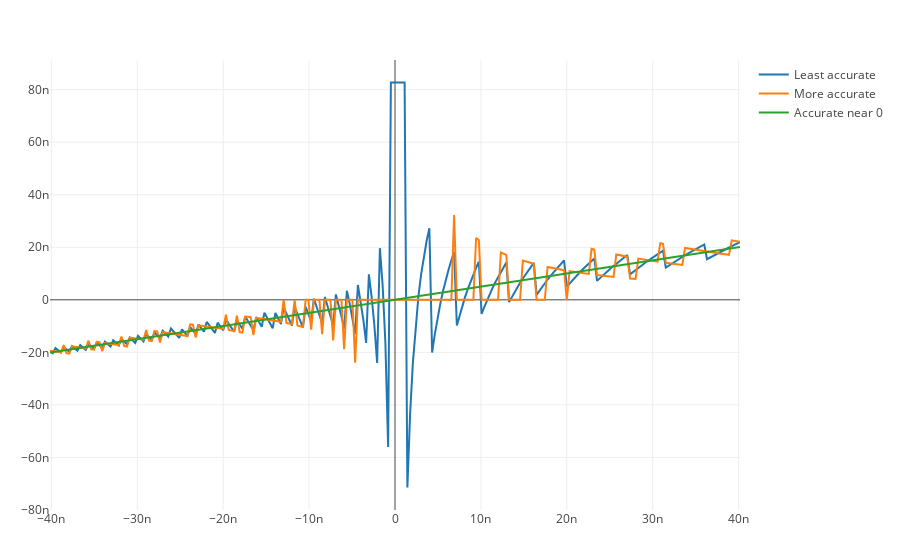

Notebook code cell kept with this figure:
### Code cell
function f(x)
    z = Array{Float64}(undef,length(x))
    for i=1:length(x)
        z[i] = (exp(x[i])-1) / ((1 + x[i]) - 1) - 1
        # Compiler makes unhelpful optimizations if we use (exp(x)-1) ./ ((1+x)-1) - 1
    end
    return z
end
s = 8e-3
#x = 1e-9 * (-1-s/2 : s : 1+s/2)
x = 4e-8 * (-1-s/2 : s : 1+s/2)
t1 = scatter(x=x,y=(exp.(x).-1) ./ x .- 1,name="Least accurate")
t2 = scatter(x=x,y=f(x),name="More accurate")
t3 = scatter(x=x,y=x/2 + x.^2/6 + x.^3/24,name="Accurate near 0")
plot([t1, t2, t3])

### Figure 1 — Plotly figure (JSON) as saved in the notebook; plotly's stock layout.template omitted (floating-point values rounded to 4 significant figures; data arrays with more than 128 entries replaced by an {"elided": "..."} marker saying what was removed)
{"data": [{"name": "Least accurate", "type": "scatter", "x": {"elided": "252 float values"}, "y": {"elided": "252 float values"}}, {"name": "More accurate", "type": "scatter", "x": {"elided": "252 float values"}, "y": {"elided": "252 float values"}}, {"name": "Accurate near 0", "type": "scatter", "x": {"elided": "252 float values"}, "y": {"elided": "252 float values"}}], "layout": {"margin": {"b": 50, "l": 50, "r": 50, "t": 60}}}
